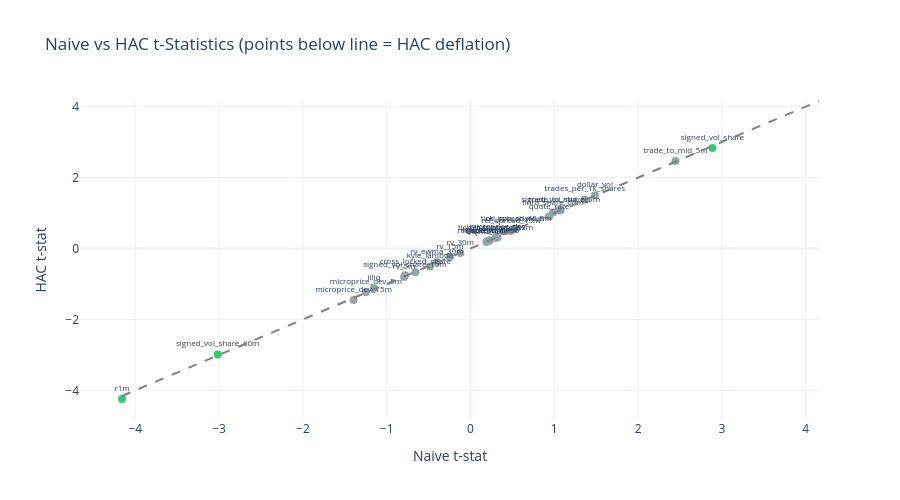

The cell this chart's notebook holds for it:
### Markdown cell above
### Naive vs HAC t-Statistics

### Code cell
if n_tested > 0:
    fig = go.Figure()
    fig.add_trace(
        go.Scatter(
            x=hac_df["naive_t_stat"].to_list(),
            y=hac_df["t_stat"].to_list(),
            mode="markers+text",
            text=hac_df["feature"].to_list(),
            textposition="top center",
            textfont=dict(size=8),
            marker=dict(
                color=["#2ecc71" if s else "#95a5a6" for s in hac_df["fdr_significant"].to_list()],
                size=8,
            ),
        )
    )
    # 45-degree reference line
    t_range = max(abs(hac_df["naive_t_stat"].max()), abs(hac_df["naive_t_stat"].min()))
    fig.add_shape(
        type="line",
        x0=-t_range,
        y0=-t_range,
        x1=t_range,
        y1=t_range,
        line=dict(color="gray", dash="dash"),
    )
    fig.update_layout(
        title="Naive vs HAC t-Statistics (points below line = HAC deflation)",
        xaxis_title="Naive t-stat",
        yaxis_title="HAC t-stat",
        template="plotly_white",
        height=500,
    )
    fig.show()
else:
    print("Skipping naive vs HAC scatter (no features tested)")

### Figure 1 — Plotly figure (JSON) as saved in the notebook; plotly's stock layout.template omitted (floating-point values rounded to 4 significant figures)
{"data": [{"marker": {"color": ["#2ecc71", "#2ecc71", "#2ecc71", "#95a5a6", "#95a5a6", "#95a5a6", "#95a5a6", "#95a5a6", "#95a5a6", "#95a5a6", "#95a5a6", "#95a5a6", "#95a5a6", "#95a5a6", "#95a5a6", "#95a5a6", "#95a5a6", "#95a5a6", "#95a5a6", "#95a5a6", "#95a5a6", "#95a5a6", "#95a5a6", "#95a5a6", "#95a5a6", "#95a5a6", "#95a5a6", "#95a5a6", "#95a5a6", "#95a5a6", "#95a5a6"], "size": 8}, "mode": "markers+text", "text": ["r1m", "signed_vol_share_60m", "signed_vol_share", "trade_to_mid_5m", "dollar_vol", "trades_per_1k_shares", "finra_share_60m", "microprice_dev_15m", "illiq", "rv_5m", "microprice_dev_5m", "quote_rate", "trade_to_mid_rel", "signed_vol_share_5m", "rv_ewma_30m", "signed_vol_share_15m", "cross_locked_share", "rel_spread_60m", "rel_spread_15m", "kyle_lambda", "tick_imb_share_5m", "rv_15m", "rel_spread_5m", "quote_range", "trade_range", "tick_imb_share_15m", "microprice_dev", "rel_spread_close", "rv_30m", "tick_imb_share", "depth_imb"], "textfont": {"size": 8}, "textposition": "top center", "type": "scatter", "x": [-4.159, -3.016, 2.887, 2.447, 1.485, 1.364, 0.9841, -1.395, -1.151, -0.7923, -1.248, 0.9375, 1.061, 1.076, -0.4006, -0.7812, -0.6575, 0.5295, 0.4835, -0.4827, 0.546, -0.2457, 0.3119, 0.2207, 0.2042, 0.2994, 0.3236, 0.2108, -0.1212, 0.2299, 0.1897], "y": [-4.245, -2.988, 2.837, 2.469, 1.501, 1.383, 1.015, -1.451, -1.123, -0.8034, -1.237, 0.8987, 1.079, 1.078, -0.381, -0.7583, -0.6721, 0.5544, 0.4913, -0.5048, 0.5608, -0.2393, 0.3052, 0.2203, 0.2101, 0.301, 0.3202, 0.209, -0.126, 0.231, 0.185]}], "layout": {"height": 500, "shapes": [{"line": {"color": "gray", "dash": "dash"}, "type": "line", "x0": -4.159, "x1": 4.159, "y0": -4.159, "y1": 4.159}], "title": {"text": "Naive vs HAC t-Statistics (points below line = HAC deflation)"}, "xaxis": {"title": {"text": "Naive t-stat"}}, "yaxis": {"title": {"text": "HAC t-stat"}}}}
